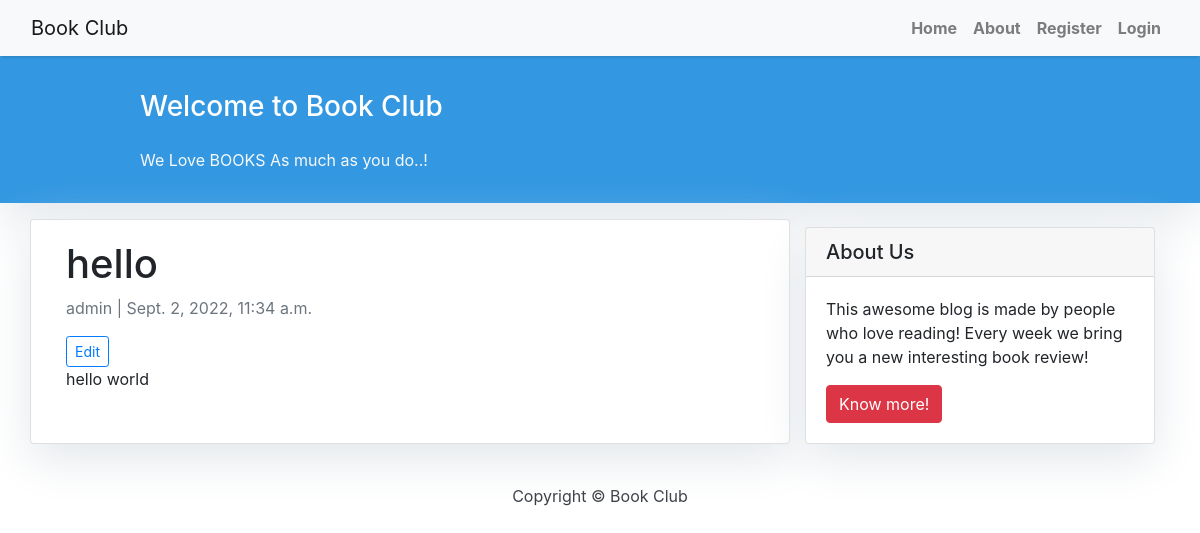
/post/5/, run on the app's committed database.
### blog/models.py (models this page shows, shortened)
class Post(models.Model):
    author = models.ForeignKey(settings.AUTH_USER_MODEL, on_delete=models.CASCADE)
    title = models.CharField(max_length=200)
    text = models.TextField()
    created_date = models.DateTimeField(default=timezone.now)
    published_date = models.DateTimeField(blank=True, null=True)

### blog/views.py (the view)
# urls.py: path('post/<int:pk>/', views.details, name='details'),
def details(request, pk):
    post = get_object_or_404(Post, pk=pk)
    return render(request, 'details.html', {'post': post})

### templates/details.html
{% extends "base.html" %}
{% load static %}
{% block content %}
<div class="container">
  <div class="row">
    <div class="col-md-8 card mb-4  mt-3 left  top">
      <div class="card-body">
       <h1>{% block title %} {{ post.title }} {% endblock title %}</h1>
        <p class=" text-muted">{{ post.author }} | {{ post.created_date }}</p>
        <a href="{% url 'newpost' pk=post.pk %}" class="btn btn-outline-primary btn-sm">Edit</a>
        <p class="card-text ">{{ post.text|linebreaksbr }}</p>
      </div>
    </div>
    {% block sidebar %} {% include 'sidebar.html' %} {% endblock sidebar %}
  </div>
</div>
{% endblock content %}

### blog/static/css/style.css (style rules this page uses)
body { font-family: "Roboto", sans-serif; font-size: 17px; background-color: #fdfdfd; }
body { font-family: "Roboto", sans-serif; font-size: 18px; background-color: #fdfdfd; }
.card { box-shadow: 0 16px 48px #E3E7EB; }

### data on the page
Post: title "hello", author "admin", created_date "Sept. 2, 2022, 11:34 a.m.", text "hello world"
